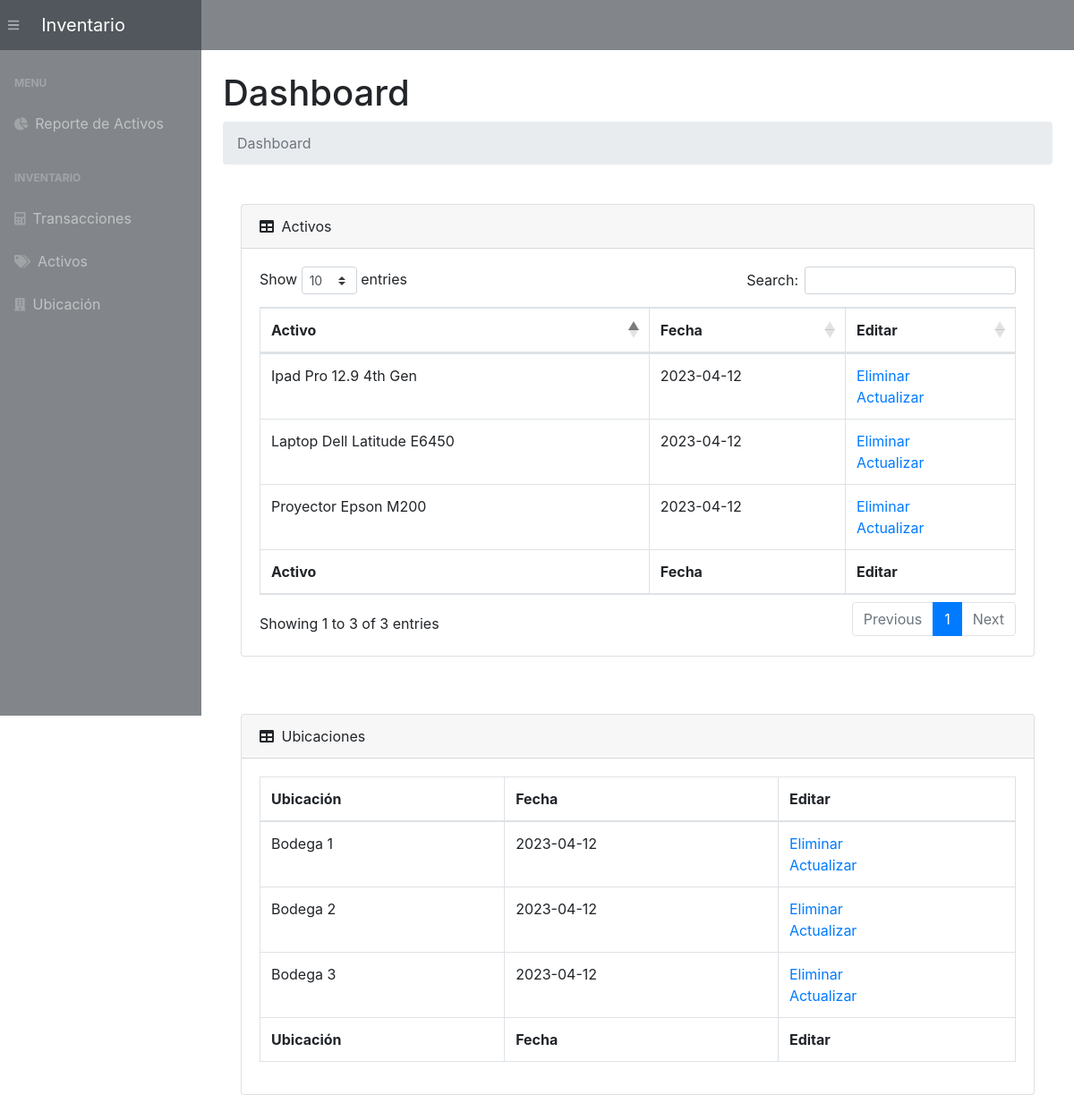
The page / on the database its author committed.
### app.py (models this page shows, shortened)
class Product(db.Model):
    __tablename__ = 'products'
    product_id      = db.Column(db.String(200), primary_key=True)
    date_created    = db.Column(db.DateTime, default=datetime.utcnow)

class Location(db.Model):
    __tablename__   = 'locations'
    location_id     = db.Column(db.String(200), primary_key=True)
    date_created    = db.Column(db.DateTime, default=datetime.utcnow)

### app.py (the view, shortened to what this page needs)
@app.route('/', methods=["POST", "GET"])
def index():
    if (request.method == "POST") and ('location_name' in request.form):
        location_name    = request.form["location_name"]
        new_location     = Location(location_id=location_name)
        try:
            db.session.add(new_location)
            db.session.commit()
            return redirect("/")
        except:
            return "There Was an issue while add a new Location"
    else:
        products    = Product.query.order_by(Product.date_created).all()
        locations   = Location.query.order_by(Location.date_created).all()
        return render_template("index.html", products = products, locations = locations)

### templates/index.html (shortened to what this page needs)
{% extends 'base.html' %}
{% block content %}
<main>
    <div class="container-fluid">
        <h1 class="mt-4">Dashboard</h1>
        <ol class="breadcrumb mb-4">
            <li class="breadcrumb-item active">Dashboard</li>
        </ol>
            <div class="card-body">
                <div class="card mb-4">
                <div class="card-header">
                    <i class="fas fa-table mr-1"></i>
                    Activos
                </div>
                <div class="card-body">
                    <div class="table-responsive">
                        {% if products|length < 1 %}
                        <h4>No existen activos</h4>
                        {% else %}
                        <table class="table table-bordered" id="dataTable" width="100%" cellspacing="0">
                            <thead>
                                <tr>
                                    <th>Activo</th>
                                    <th>Fecha</th>
                                    <th>Editar</th>
                                </tr>
                            </thead>
                            <tfoot>
                                <tr>
                                    <th>Activo</th>
                                    <th>Fecha</th>
                                    <th>Editar</th>
                                </tr>
                            </tfoot>
                            <tbody>
                                {% for product in products %}
                                <tr>
                                    <td>{{ product.product_id }}</td>
                                    <td>{{ product.date_created.date() }}</td>
                                    <td>
                                        <a href="/delete-product/{{ product.product_id }}">Eliminar</a>
                                        <br>
                                        <a href="/update-product/{{ product.product_id }}">Actualizar</a>
                                    </td>
                                </tr>
                                {% endfor %}
                            </tbody>
                        </table>
                        {% endif %}
                </div>
            </div>
                </div>
            </div>
            <div class="card-body">
                <div class="card mb-4">
                <div class="card-header">
                    <i class="fas fa-table mr-1"></i>
                    Ubicaciones
                </div>
                <div class="card-body">
                    <div class="table-responsive">
                        {% if locations|length < 1 %}
                        <h4>No existen ubicaciones</h4>
                        {% else %}
                        <table class="table table-bordered" id="dataTable" width="100%" cellspacing="0">
                            <thead>
                                <tr>
                                    <th>Ubicación</th>
                                    <th>Fecha</th>
                                    <th>Editar</th>
                                </tr>
                            </thead>
                            <tfoot>
                                <tr>
                                    <th>Ubicación</th>
                                    <th>Fecha</th>
                                    <th>Editar</th>
                                </tr>
                            </tfoot>
                            <tbody>
                                {% for location in locations %}
                                <tr>
                                    <td>{{ location.location_id }}</td>
                                    <td>{{ location.date_created.date() }}</td>
                                    <td>
                                        <a href="/delete-location/{{ location.location_id }}">Eliminar</a>
                                        <br>
                                        <a href="/update-location/{{ location.location_id }}">Actualizar</a>
                                    </td>
                                </tr>
                                {% endfor %}
                            </tbody>
                        </table>
                        {% endif %}
                </div>
            </div>
                </div>
            </div>
    </div>
</main>
{% endblock %}

### templates/base.html (shortened to what this page needs)
<!DOCTYPE html>
<html lang="en">
<head>
    <link rel="stylesheet" href="{{ url_for('static', filename='css/bootstrap/styles.css')}}">
    <link href="https://cdn.datatables.net/1.10.20/css/dataTables.bootstrap4.min.css" rel="stylesheet" />
</head>
<body class="sb-nav-fixed">
    <nav class="sb-topnav navbar navbar-expand navbar-dark bg-dark">
        <button class="btn btn-link btn-sm order-1 order-lg-0" id="sidebarToggle" href="#"><i class="fas fa-bars"></i></button>
        <a class="navbar-brand" href="/">Inventario</a>
    </nav>
    <div id="layoutSidenav">
        <div id="layoutSidenav_nav">
            <nav class="sb-sidenav accordion sb-sidenav-dark" id="sidenavAccordion">
                <div class="sb-sidenav-menu">
                    <div class="nav">
                        <div class="sb-sidenav-menu-heading">Menu</div>
                        <a class="nav-link" href="/product-balance/">
                            <div class="sb-nav-link-icon"><i class="fas fa-chart-pie"></i></div>
                            Reporte de Activos
                        </a>
                        <div class="sb-sidenav-menu-heading">Inventario</div>
                        <a class="nav-link" href="/movements/">
                            <div class="sb-nav-link-icon"><i class="fas fa-calculator"></i></div>
                            Transacciones
                        </a>
                        <a class="nav-link" href="/products/">
                            <div class="sb-nav-link-icon"><i class="fas fa-tags"></i></div>
                            Activos
                        </a>
                        <a class="nav-link" href="/locations/">
                            <div class="sb-nav-link-icon"><i class="fas fa-building"></i></div>
                            Ubicación
                        </a>
                    </div>
                </div>
            </nav>
        </div>
        <div id="layoutSidenav_content">
            {% block content %}
            {% endblock %}
        </div>
    </div>
</body>
</html>

### rows shown on the page
Product: product_id "Laptop Dell Latitude E6450", date_created "2023-04-12"
Product: product_id "Proyector Epson M200", date_created "2023-04-12"
Product: product_id "Ipad Pro 12.9 4th Gen", date_created "2023-04-12"
Location: location_id "Bodega 1", date_created "2023-04-12"
Location: location_id "Bodega 2", date_created "2023-04-12"
Location: location_id "Bodega 3", date_created "2023-04-12"
